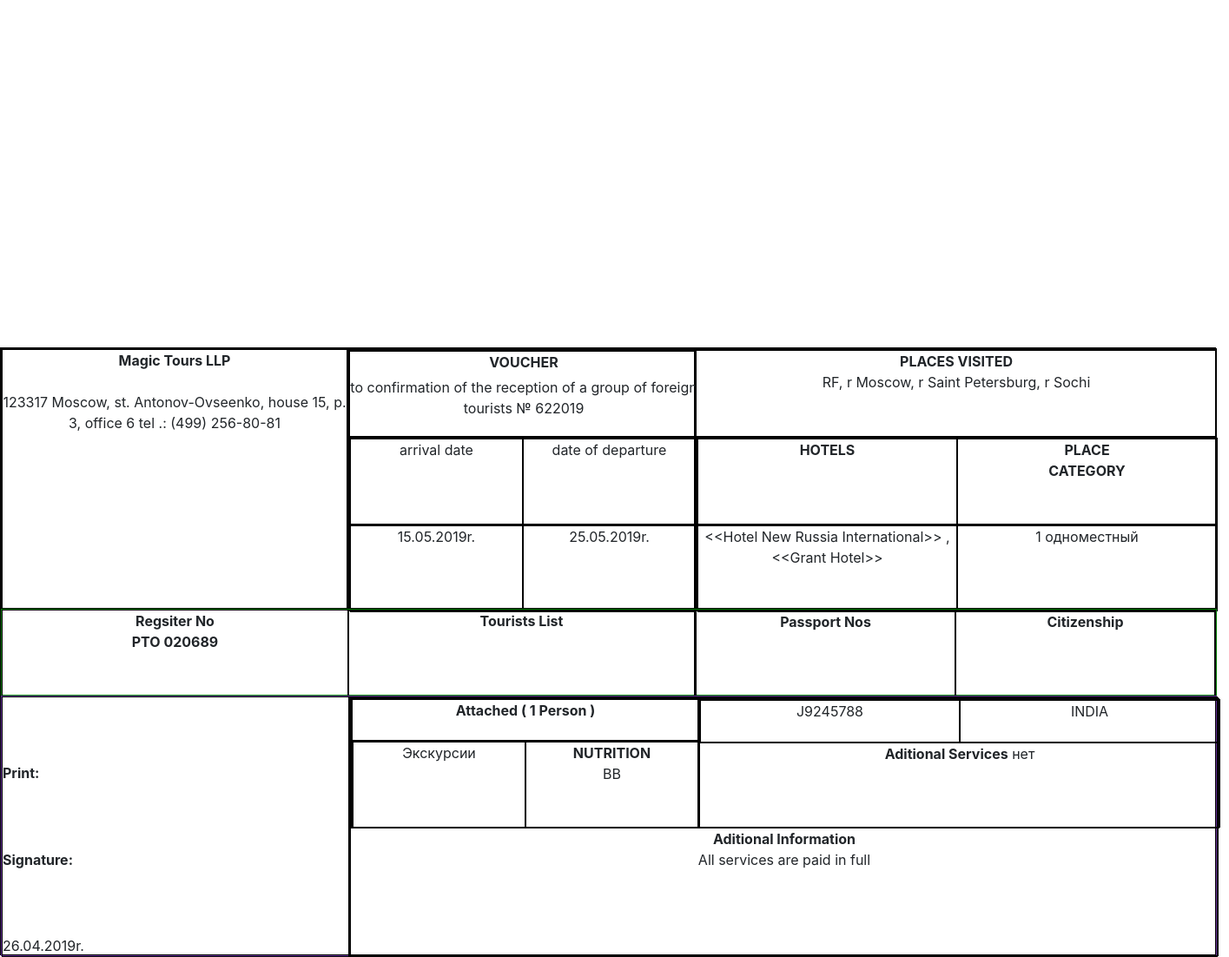
Screenshot of /english_voucher/1 with the database file from the repository.
### generateletter/models.py (models this page shows, shortened)
class Visaletters(models.Model):
    CIT_CHOICES = (
        ("INDIA", "India"),
        ("USA", "Usa"),
        ("UK", "Uk"),
        ("CHINA", "China"),
        ("JAPAN", "Japan"),
    )
    no_passenger = models.IntegerField(default=1)
    Country = models.CharField(max_length=264, choices=CIT_CHOICES, default="INDIA")
    entry_from = models.CharField(max_length=200)
    departure_to = models.CharField(max_length=200)
    PAS = (("1", "1"), ("2", "2"), ("3", "3"), ("4", "4"), ("5", "5"))
    Visa_Letter_Number = models.CharField(max_length=264, default="1")
    Date_of_letter = models.CharField(max_length=200, blank=True)
    Routes_and_Places = models.CharField(max_length=500, default="MOSCOW")
    hotels = models.CharField(max_length=264)
    Organization = models.CharField(max_length=200, blank=True)
    multi = (("Paid", "Paid"), ("unpaid", "unpaid"))
    Payment_status = models.CharField(max_length=200, choices=multi, default="unpaid")
    amount = models.PositiveIntegerField()
    firstname_1 = models.CharField(max_length=264)
    lastname_1 = models.CharField(max_length=264)
    Passport_Number_1 = models.CharField(max_length=200, unique=True)
    Date_Of_Birth_1 = models.CharField(max_length=200)
    Sex_1 = models.CharField(max_length=100)
    firstname_2 = models.CharField(max_length=264, blank=True)
    lastname_2 = models.CharField(max_length=264, blank=True)
    Passport_Number_2 = models.CharField(max_length=200, blank=True)
    Date_Of_Birth_2 = models.CharField(max_length=200, blank=True)
    Sex_2 = models.CharField(max_length=100, blank=True)
    firstname_3 = models.CharField(max_length=264, blank=True)
    lastname_3 = models.CharField(max_length=264, blank=True)
    Passport_Number_3 = models.CharField(max_length=200, blank=True)
    Date_Of_Birth_3 = models.CharField(max_length=200, blank=True)
    Sex_3 = models.CharField(max_length=100, blank=True)
    firstname_4 = models.CharField(max_length=264, blank=True)
    lastname_4 = models.CharField(max_length=264, blank=True)
    Passport_Number_4 = models.CharField(max_length=200, blank=True)
    Date_Of_Birth_4 = models.CharField(max_length=200, blank=True)
    Sex_4 = models.CharField(max_length=100, blank=True)
    firstname_5 = models.CharField(max_length=264, blank=True)
    lastname_5 = models.CharField(max_length=264, blank=True)
    Passport_Number_5 = models.CharField(max_length=200, blank=True)
    Date_Of_Birth_5 = models.CharField(max_length=200, blank=True)
    Sex_5 = models.CharField(max_length=100, blank=True)

### generateletter/views.py (the view)
# urls.py: path("english_voucher/<int:pk>", views.gen_eng_voucher.as_view(), name="gen_eng_voucher"),
class gen_eng_voucher(DetailView):
    model = Visaletters
    context_object_name = "english_voucher"
    template_name = "generateletter/gen_eng_voucher.html"

### templates/generateletter/gen_eng_voucher.html (shortened to what this page needs)
<!doctype html>
<html lang="en">
<head>
  <link rel="stylesheet" href="https://stackpath.bootstrapcdn.com/bootstrap/4.3.1/css/bootstrap.min.css"
>
</head>
<body>
  <div class="djangtwo">
    <!doctype html>
    <html lang="en">
    <head>
      <link rel="stylesheet" href="https://stackpath.bootstrapcdn.com/bootstrap/4.3.1/css/bootstrap.min.css"
>
    </head>
    <body>
      <div class="page parent" style="margin-top:400px;">
        <div class="child1">
          <div class="child1_1 text-center"><b>Magic Tours LLP</b><br>
            <p>123317 Moscow, st. Antonov-Ovseenko, house 15, p. 3, office 6 tel .: (499) 256-80-81
            </p>
          </div>
          <div class="child1_1">
            <div class="child1_2 text-center">
              <div class="extramain">
                <div class="extra3"><b>VOUCHER</b></div>
                <div class="extra4">to confirmation of the reception of a group of foreign tourists № 622019
                </div>
              </div>
            </div>
            <div class="child1_5">
              <div class="child1_2">
                <div class="smallbox text-center">
                  arrival date
                </div>
                <div class="smallbox text-center">
                  date of departure
                </div>
              </div>
              <div class="child1_2">
                <div class="smallbox text-center">
                  {{english_voucher.entry_from}}
                </div>
                <div class="smallbox text-center">
                  {{english_voucher.departure_to}}
                </div>
              </div>
            </div>
          </div>
          <div class="child1_4">
            <div class="longbox text-center"><b>PLACES VISITED</b><br>
              <p>{{english_voucher.Routes_and_Places}}</p>
            </div>
            <div class="mediumbox">
              <div class="smediumbox">
                <div class="smallbox2 text-center">
                  <b> HOTELS<br>
                  </b>
                </div>
                <div class="smallbox2 text-center">
                  <b> PLACE <br>
                    CATEGORY</b>
                </div>
              </div>
              <div class="smediumbox">
                <div class="smallbox2 text-center">
                  {{english_voucher.hotels}}
                </div>
                <div class="smallbox2 text-center">
                  1 одноместный
                </div>
              </div>
            </div>
          </div>
        </div>
        <div class="child2">
          <div class="child2_1 text-center"><b>
              Regsiter No<br>
              РТО 020689
            </b></div>
          <div class="child2_1 text-center"><b>
              Tourists List
            </b></div>
          <div class="child2_2">
            <div class="child2_3 text-center"><b>
                Passport Nos
              </b></div>
            <div class="child2_3 text-center"><b>Citizenship</b></div>
          </div>
        </div>
        <div class="child3">
          <div class="child1_1">
            <div class="extra "><b>Print:</b></div>
            <div class="extra1 "><b>Signature:</b></div>
            <div class="extra2 "> {{english_voucher.Date_of_letter}}</div>
          </div>
          <div class="child3_1">
            <div class="child3_2">
              <div class="child3_4">
                <div class="child3_6 text-center">
                  <b>Attached ( 1 Person ) </b>
                </div>
                <div class="child3_7">
                  <div class="child3_8 text-center">
                    Экскурсии
                  </div>
                  <div class="child3_9 text-center"><b>NUTRITION</b> <br> ВВ
                  </div>
                </div>
              </div>
              <div class="child3_5">
                <div class="child3_10">
                  <div class="child3_12 text-center">
                    {{english_voucher.Passport_Number_1}}
                  </div>
                  <div class="child3_13 text-center">{{english_voucher.Country}}</div>
                </div>
                <div class="child3_11 text-center"><b>Aditional Services</b> нет</div>
              </div>
            </div>
            <div class="child3_3 text-center"><b>Aditional Information</b><br>All services are paid in full
            </div>
          </div>
        </div>
      </div>
    </body>
    </html>
  </div>
</body>
</html>

### templates/generateletter/gen_eng_voucher.html (style rules this page uses)
.parent { display: flex; height: 700px; border: 0.5px solid black; width: 1400px; flex-direction: column; }
.child1 { width: 1400px; height: 300px; margin: 0; border: 0.5px solid black; display: flex; flex-direction: row; }
.child2 { width: 1400px; height: 100px; margin: 0; border: 0.5px solid green; display: flex; flex-direction: row; }
.child3 { width: 1400px; height: 300px; margin: 0; border: 0.5px solid rebeccapurple; display: flex; flex-direction: row; }
.child1_1 { width: 400px; height: 300px; border: 0.5px solid black; display: flex; flex-direction: column; }
.child1_2 { width: 400px; height: 100px; border: 0.5px solid black; display: flex; flex-direction: row; }
.child1_4 { width: 600PX; height: 300px; border: 0.5px solid black; }
.child1_5 { height: 200px; width: 400px; border: 0.5px solid black; }
.smallbox { height: 100px; width: 200px; border: 0.5px solid black; }
.longbox { height: 100px; width: 600px; border: 0.5px solid black; }
.mediumbox { height: 200px; width: 600px; border: 0.5px solid black; }
.smediumbox { height: 100px; width: 600px; border: 0.5px solid black; display: flex; flex-direction: row; }
.smallbox2 { height: 100px; width: 300px; border: 0.5px solid black; }
.child2_1 { height: 100px; width: 400px; border: 0.5px solid black; }
.child2_2 { height: 100px; width: 600px; border: 0.5px solid black; display: flex; flex-direction: row; }
.child2_3 { height: 100px; width: 300px; border: 0.5px solid black; }
.child3_1 { height: 300px; width: 1000px; border: 0.5px solid black; display: flex; flex-direction: column; }
.child3_2 { height: 150px; width: 1000px; border: 0.5px solid black; display: flex; flex-direction: row; }
.child3_3 { height: 150px; width: 1000px; border: 0.5px solid black; }
.child3_4 { height: 150px; width: 400px; border: 0.5px solid black; display: flex; flex-direction: column; }
.child3_5 { height: 150px; width: 600px; border: 0.5px solid black; display: flex; flex-direction: column; }
.child3_6 { height: 50px; width: 400px; border: 0.5px solid black; }
.child3_7 { height: 100px; width: 400px; border: 0.5px solid black; display: flex; flex-direction: row; }
.child3_8 { height: 100px; width: 200px; border: 0.5px solid black; }
.child3_9 { height: 100px; width: 200px; border: 0.5px solid black; }
.child3_10 { height: 50px; width: 600px; border: 0.5px solid black; display: flex; flex-direction: row; }
.child3_12 { height: 50px; width: 300px; border: 0.5px solid black; }
.child3_13 { height: 50px; width: 300px; border: 0.5px solid black; }
.child3_11 { height: 100px; width: 600px; border: 0.5px solid black; }
.extra { height: 100px; width: 400px; display: flex; align-items: flex-end; }
.extra1 { height: 100px; width: 400px; display: flex; align-items: flex-end; }
.extra2 { height: 100px; width: 400px; display: flex; align-items: flex-end; }
.extra3 { height: 30px; width: 400px; }
.extra4 { height: 70px; width: 400px; }
.extramain { width: 400px; height: 100px; border: 0.5px solid black; display: flex; flex-direction: column; }
.page { -webkit-transform: rotate(90deg); -moz-transform: rotate(90deg); filter: progid:DXImageTransform.Microsoft.BasicImage(rotation=3); }

### rows the page displays
Visaletters: entry_from "15.05.2019r.", departure_to "25.05.2019r.", Routes_and_Places "RF, r Moscow, r Saint Petersburg, r Sochi", hotels "<<Hotel New Russia International>> ,<<Grant Hotel>>", Date_of_letter "26.04.2019r.", Passport_Number_1 "J9245788", Country "INDIA"
